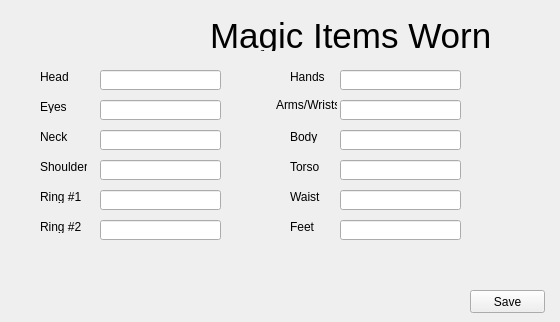
    <widget class="QWidget" name="tab_9">
     <attribute name="title">
      <string>Magic Items Worn</string>
     </attribute>
     <widget class="QLineEdit" name="headMagicItem">
      <property name="geometry">
       <rect>
        <x>100</x>
        <y>70</y>
        <width>121</width>
        <height>20</height>
       </rect>
      </property>
     </widget>
     <widget class="QLineEdit" name="eyesMagicItem">
      <property name="geometry">
       <rect>
        <x>100</x>
        <y>100</y>
        <width>121</width>
        <height>20</height>
       </rect>
      </property>
     </widget>
     <widget class="QLineEdit" name="neckMagicItem">
      <property name="geometry">
       <rect>
        <x>100</x>
        <y>130</y>
        <width>121</width>
        <height>20</height>
       </rect>
      </property>
     </widget>
     <widget class="QLineEdit" name="shouldersMagicItem">
      <property name="geometry">
       <rect>
        <x>100</x>
        <y>160</y>
        <width>121</width>
        <height>20</height>
       </rect>
      </property>
     </widget>
     <widget class="QLineEdit" name="ring1MagicItem">
      <property name="geometry">
       <rect>
        <x>100</x>
        <y>190</y>
        <width>121</width>
        <height>20</height>
       </rect>
      </property>
     </widget>
     <widget class="QLineEdit" name="ring2MagicItem">
      <property name="geometry">
       <rect>
        <x>100</x>
        <y>220</y>
        <width>121</width>
        <height>20</height>
       </rect>
      </property>
     </widget>
     <widget class="QLineEdit" name="bodyMagicItem">
      <property name="geometry">
       <rect>
        <x>340</x>
        <y>130</y>
        <width>121</width>
        <height>20</height>
       </rect>
      </property>
     </widget>
     <widget class="QLineEdit" name="feetMagicItem">
      <property name="geometry">
       <rect>
        <x>340</x>
        <y>220</y>
        <width>121</width>
        <height>20</height>
       </rect>
      </property>
     </widget>
     <widget class="QLineEdit" name="torsoMagicItem">
      <property name="geometry">
       <rect>
        <x>340</x>
        <y>160</y>
        <width>121</width>
        <height>20</height>
       </rect>
      </property>
     </widget>
     <widget class="QLineEdit" name="armsWristsMagicItem">
      <property name="geometry">
       <rect>
        <x>340</x>
        <y>100</y>
        <width>121</width>
        <height>20</height>
       </rect>
      </property>
     </widget>
     <widget class="QLineEdit" name="waistMagicItem">
      <property name="geometry">
       <rect>
        <x>340</x>
        <y>190</y>
        <width>121</width>
        <height>20</height>
       </rect>
      </property>
     </widget>
     <widget class="QLineEdit" name="handsMagicItem">
      <property name="geometry">
       <rect>
        <x>340</x>
        <y>70</y>
        <width>121</width>
        <height>20</height>
       </rect>
      </property>
     </widget>
     <widget class="QLabel" name="label_183">
      <property name="geometry">
       <rect>
        <x>210</x>
        <y>20</y>
        <width>341</width>
        <height>31</height>
       </rect>
      </property>
      <property name="font">
       <font>
        <pointsize>26</pointsize>
       </font>
      </property>
      <property name="text">
       <string>Magic Items Worn</string>
      </property>
     </widget>
     <widget class="QLabel" name="label_184">
      <property name="geometry">
       <rect>
        <x>40</x>
        <y>70</y>
        <width>47</width>
        <height>13</height>
       </rect>
      </property>
      <property name="text">
       <string>Head</string>
      </property>
     </widget>
     <widget class="QLabel" name="label_188">
      <property name="geometry">
       <rect>
        <x>40</x>
        <y>100</y>
        <width>47</width>
        <height>13</height>
       </rect>
      </property>
      <property name="text">
       <string>Eyes</string>
      </property>
     </widget>
     <widget class="QLabel" name="label_189">
      <property name="geometry">
       <rect>
        <x>40</x>
        <y>130</y>
        <width>47</width>
        <height>13</height>
       </rect>
      </property>
      <property name="text">
       <string>Neck</string>
      </property>
     </widget>
     <widget class="QLabel" name="label_190">
      <property name="geometry">
       <rect>
        <x>40</x>
        <y>160</y>
        <width>47</width>
        <height>13</height>
       </rect>
      </property>
      <property name="text">
       <string>Shoulders</string>
      </property>
     </widget>
     <widget class="QLabel" name="label_191">
      <property name="geometry">
       <rect>
        <x>40</x>
        <y>190</y>
        <width>47</width>
        <height>13</height>
       </rect>
      </property>
      <property name="text">
       <string>Ring #1</string>
      </property>
     </widget>
     <widget class="QLabel" name="label_192">
      <property name="geometry">
       <rect>
        <x>40</x>
        <y>220</y>
        <width>47</width>
        <height>13</height>
       </rect>
      </property>
      <property name="text">
       <string>Ring #2</string>
      </property>
     </widget>
     <widget class="QLabel" name="label_193">
      <property name="geometry">
       <rect>
        <x>290</x>
        <y>70</y>
        <width>47</width>
        <height>13</height>
       </rect>
      </property>
      <property name="text">
       <string>Hands</string>
      </property>
     </widget>
     <widget class="QLabel" name="label_194">
      <property name="geometry">
       <rect>
        <x>276</x>
        <y>95</y>
        <width>61</width>
        <height>20</height>
       </rect>
      </property>
      <property name="text">
       <string>Arms/Wrists</string>
      </property>
     </widget>
     <widget class="QLabel" name="label_195">
      <property name="geometry">
       <rect>
        <x>290</x>
        <y>130</y>
        <width>47</width>
        <height>13</height>
       </rect>
      </property>
      <property name="text">
       <string>Body</string>
      </property>
     </widget>
     <widget class="QLabel" name="label_196">
      <property name="geometry">
       <rect>
        <x>290</x>
        <y>160</y>
        <width>47</width>
        <height>13</height>
       </rect>
      </property>
      <property name="text">
       <string>Torso</string>
      </property>
     </widget>
     <widget class="QLabel" name="label_197">
      <property name="geometry">
       <rect>
        <x>290</x>
        <y>190</y>
        <width>47</width>
        <height>13</height>
       </rect>
      </property>
      <property name="text">
       <string>Waist</string>
      </property>
     </widget>
     <widget class="QLabel" name="label_198">
      <property name="geometry">
       <rect>
        <x>290</x>
        <y>220</y>
        <width>47</width>
        <height>13</height>
       </rect>
      </property>
      <property name="text">
       <string>Feet</string>
      </property>
     </widget>
     <widget class="QPushButton" name="saveMagicItem">
      <property name="geometry">
       <rect>
        <x>470</x>
        <y>290</y>
        <width>75</width>
        <height>23</height>
       </rect>
      </property>
      <property name="text">
       <string>Save</string>
      </property>
     </widget>
    </widget>
